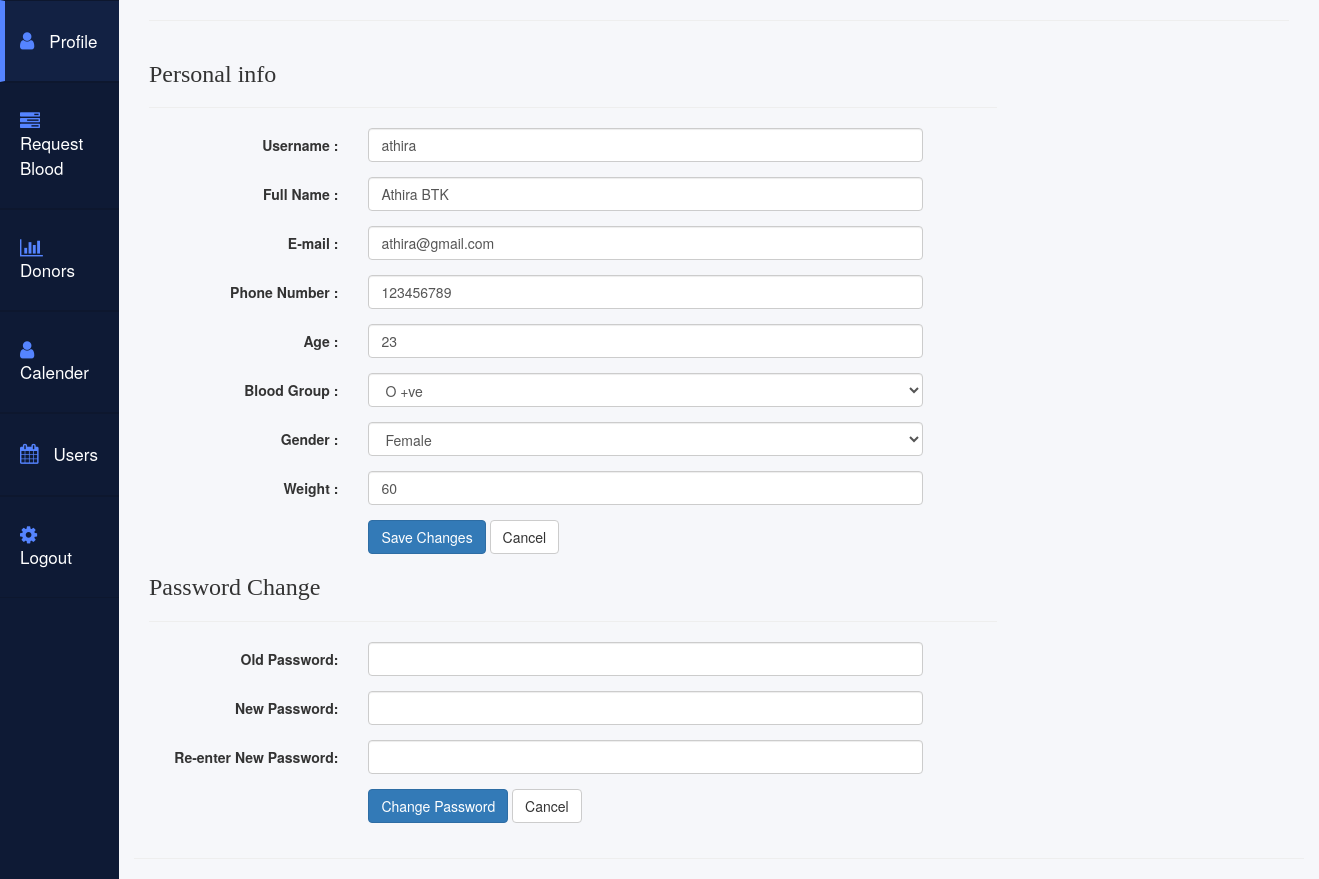
Page /patient_dashboard.php (signed in) on the committed database.
### tables this page shows
CREATE TABLE `patient_registration` (
  `user_id` int(11) NOT NULL,
  `username` varchar(200) NOT NULL,
  `password` varchar(200) NOT NULL,
  `name` varchar(200) NOT NULL,
  `email` varchar(200) NOT NULL,
  `phone` varchar(200) NOT NULL,
  `age` varchar(200) NOT NULL,
  `blood_group` varchar(200) NOT NULL,
  `gender` varchar(200) NOT NULL,
  `weight` varchar(200) NOT NULL
);

### patient_dashboard.php (the view, shortened to what this page needs)
<html>
    <link href="//maxcdn.bootstrapcdn.com/bootstrap/3.3.0/css/bootstrap.min.css" rel="stylesheet" id="bootstrap-css">
<link href="https://maxcdn.bootstrapcdn.com/font-awesome/4.6.3/css/font-awesome.min.css" rel="stylesheet">
<body class="home">
    <div class="container-fluid display-table">
        <div class="row display-table-row">
            <div class="col-md-2 col-sm-1 hidden-xs display-table-cell v-align box" id="navigation">
                <div class="navi">
                    <ul>
                        <li class="active"><a href="patient_dashboard.php"><i class="fa fa-user" aria-hidden="true"></i><span class="hidden-xs hidden-sm">Profile</span></a></li>
                        <li><a href="request.php"><i class="fa fa-tasks" aria-hidden="true"></i><span class="hidden-xs hidden-sm">Request Blood</span></a></li>
                        <li><a href="donor_list.php"><i class="fa fa-bar-chart" aria-hidden="true"></i><span class="hidden-xs hidden-sm">Donors</span></a></li>
                        <li><a href="#"><i class="fa fa-user" aria-hidden="true"></i><span class="hidden-xs hidden-sm">Calender</span></a></li>
                        <li><a href="#"><i class="fa fa-calendar" aria-hidden="true"></i><span class="hidden-xs hidden-sm">Users</span></a></li>
                        <li><a href="logout.php"><i class="fa fa-cog" aria-hidden="true"></i><span class="hidden-xs hidden-sm">Logout</span></a></li>
                    </ul>
                </div>
            </div>
            <div class="col-md-10 col-sm-11 display-table-cell v-align">
                <div>
                    <div class="container">
                          <hr>
                        <div class="row">
                          <div class="col-md-9 personal-info">
                            <h3 style="font-family:resolve-regular;">Personal info</h3>
                            <hr>
                            <form name="profile-update" action="p_profile_update.php" method="post" class="form-horizontal" role="form">
                                <?php
                                    include('connection.php');
                                    $id=$_SESSION['user_id'];
                                    $query="select * from patient_registration where user_id='$id'";
                                    $res=mysqli_query($con,$query);
                                    $row=mysqli_fetch_array($res);
                                ?>
                            <div class="form-group">
                                <label class="col-lg-3 control-label">Username :</label>
                                <div class="col-lg-8">
                                  <input class="form-control" type="text" name="username" id="username" value="<?php echo $row['username'];?>" required>
                                </div>
                            </div>
                            <div class="form-group">
                                <label class="col-lg-3 control-label">Full Name :</label>
                                <div class="col-lg-8">
                                  <input class="form-control" type="text" name="name" id="name" value="<?php echo $row['name'];?>" required>
                                </div>
                            </div>
                            <div class="form-group">
                                <label class="col-lg-3 control-label">E-mail :</label>
                                <div class="col-lg-8">
                                  <input class="form-control" type="text" name="email" id="email" value="<?php echo $row['email'];?>" required>
                                </div>
                            </div>
                            <div class="form-group">
                                <label class="col-lg-3 control-label">Phone Number :</label>
                                <div class="col-lg-8">
                                  <input class="form-control" type="text" name="phone" id="phone" value="<?php echo $row['phone'];?>" required>
                                </div>
                            </div>
                            <div class="form-group">
                                <label class="col-lg-3 control-label">Age :</label>
                                <div class="col-lg-8">
                                  <input class="form-control" type="text" name="age" id="age" value="<?php echo $row['age'];?>" required>
                                </div>
                            </div>
                              <div class="form-group">
                                <label class="col-lg-3 control-label">Blood Group : </label>
                                <div class="col-lg-8">
                                  <div class="ui-select">
                                    <select name="blood_group" id="blood_group" class="form-control" required>
                                        <option value="O+" <?php if($row['blood_group']=="O+") echo 'selected="selected"';?>>O +ve</option>
                                    </select>
                                  </div>
                                </div>
                              </div>
                              <div class="form-group">
                                <label class="col-lg-3 control-label">Gender : </label>
                                <div class="col-lg-8">
                                  <div class="ui-select">
                                    <select name="gender" id="gender" class="form-control" required>
                                        <option value="Female" <?php if($row['gender']=="Female") echo 'selected="selected"';?>>Female</option>
                                    </select>
                                  </div>
                                </div>
                              </div>
                              <div class="form-group">
                                <label class="col-lg-3 control-label">Weight :</label>
                                <div class="col-lg-8">
                                  <input class="form-control" type="text" name="weight" id="weight" value="<?php echo $row['weight'];?>" required>
                                </div>
                            </div>
                              <div class="form-group">
                                <label class="col-md-3 control-label"></label>
                                <div class="col-md-8">
                                  <input type="submit" class="btn btn-primary" value="Save Changes">
                                  <input type="reset" class="btn btn-default" value="Cancel">
                                </div>
                              </div>
                              </form>
                              <h3 style="font-family:resolve-regular;">Password Change</h3>
                              <hr>
                        <form name="change-pass" action="p_password_update.php" method="post" class="form-horizontal" role="form">
                              <div class="form-group">
                                <label class="col-md-3 control-label">Old Password:</label>
                                <div class="col-md-8">
                                  <input class="form-control" type="password" name="oldpass" id="oldpass" required>
                                </div>
                              </div>
                              <div class="form-group">
                                <label class="col-md-3 control-label">New Password:</label>
                                <div class="col-md-8">
                                  <input class="form-control" type="password" name="newpass" id="newpass" required>
                                </div>
                              </div>
                              <div class="form-group">
                                <label class="col-md-3 control-label">Re-enter New Password:</label>
                                <div class="col-md-8">
                                  <input class="form-control" type="password" name="newpass_confirm" id="newpass_confirm" required>
                                </div>
                              </div>
                              <div class="form-group">
                                <label class="col-md-3 control-label"></label>
                                <div class="col-md-8">
                                  <input type="submit" class="btn btn-primary" value="Change Password">
                                  <input type="reset" class="btn btn-default" value="Cancel">
                                </div>
                              </div>
                        </form>
                          </div>
                      </div>
                    </div>
                    <hr>
                </div>
            </div>
        </div>
    </div>
</body>
</html>

### patient_dashboard.php (style rules this page uses)
a:focus,a:hover,a { outline:none; text-decoration: none; }
li,ul { list-style: none; padding: 0; margin: 0; }
.home { background: #f6f7fa; }
#navigation { background: #0e1a35; }
#navigation { padding: 0; }
.display-table { display: table; padding: 0; height: 100%; width: 100%; }
.display-table-row { display: table-row; height: 100%; }
.display-table-cell { display: table-cell; float: none; height: 100%; }
.v-align { vertical-align: top; }
.navi i { font-size: 20px; }
#navigation { -webkit-transition: all 0.5s ease; -moz-transition: all 0.5s ease; -o-transition: all 0.5s ease; transition: all 0.5s ease; }
.navi a { border-bottom: 1px solid #0d172e; border-top: 1px solid #0d172e; color: #ffffff; display: block; font-size: 17px; font-weight: 500; padding: 28px 20px; text-decoration: none; }
.navi i { margin-right: 15px; color: #5584ff; }
.navi .active a { background: #122143; border-left: 5px solid #5584ff; padding-left: 15px; }
.hidden-xs { -webkit-transition: all 0.5s ease; -moz-transition: all 0.5s ease; -o-transition: all 0.5s ease; transition: all 0.5s ease; }

### rows in the picture
patient_registration: username "athira", name "Athira BTK", email "athira@gmail.com", phone "123456789", age "23", blood_group "O +ve", gender "Female", weight "60"
